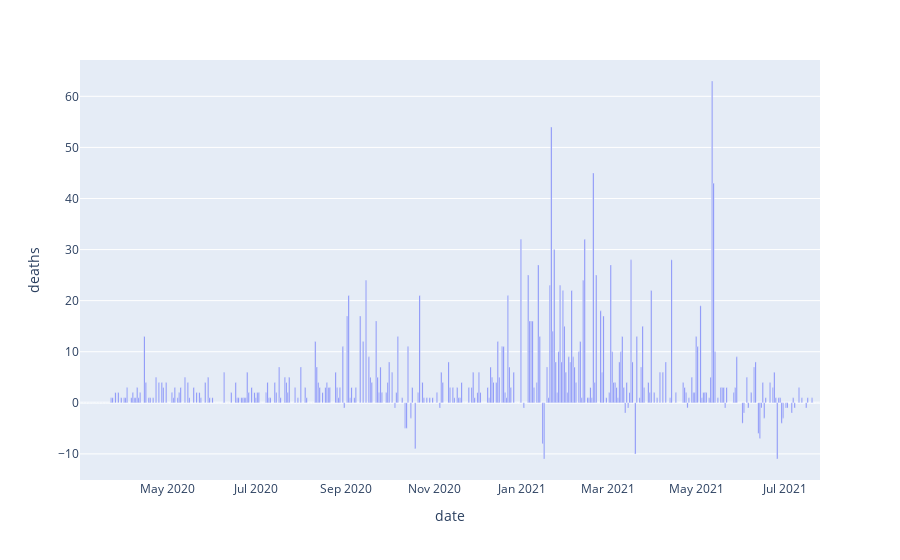

The cell this chart's notebook holds for it:
### Markdown cell above
Weirdly enough, according the the graph there is data that reaches about -400 deaths, making the result of the data look tiny in comparison. I'm going to graph this again but without that huge negative number so we can get a better idea of how the graph looks.

### Code cell
px.bar(data_frame=alameda_county[alameda_county['deaths'] > -400], x = 'date', y = 'deaths')

### Figure 1 — Plotly figure (JSON) as saved in the notebook; plotly's stock layout.template omitted (floating-point values rounded to 4 significant figures; data arrays with more than 128 entries replaced by an {"elided": "..."} marker saying what was removed)
{"data": [{"alignmentgroup": "True", "hovertemplate": "date=%{x}<br>deaths=%{y}<extra></extra>", "legendgroup": "", "marker": {"color": "#636efa"}, "name": "", "offsetgroup": "", "orientation": "v", "showlegend": false, "textposition": "auto", "type": "bar", "x": {"elided": "510 str values"}, "xaxis": "x", "y": {"elided": "510 int values"}, "yaxis": "y"}], "layout": {"barmode": "relative", "legend": {"tracegroupgap": 0}, "margin": {"t": 60}, "xaxis": {"anchor": "y", "domain": [0, 1], "title": {"text": "date"}}, "yaxis": {"anchor": "x", "domain": [0, 1], "title": {"text": "deaths"}}}}
